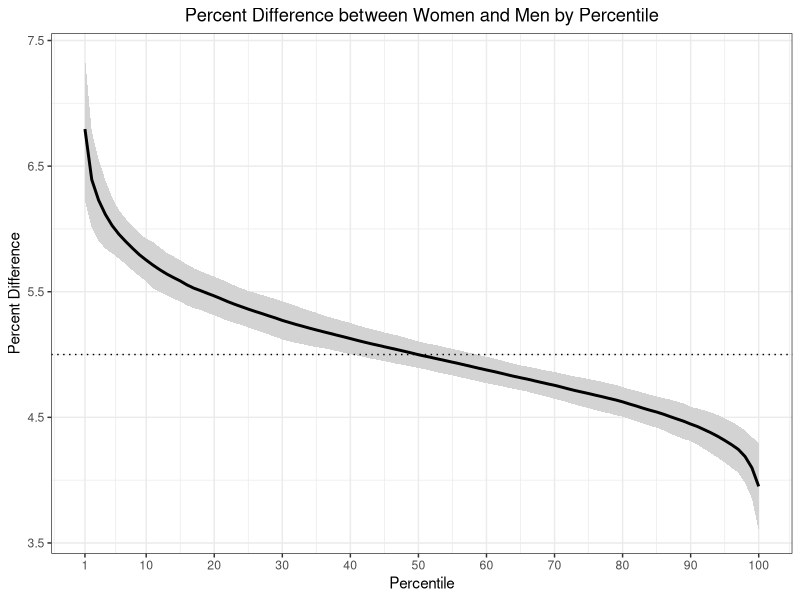
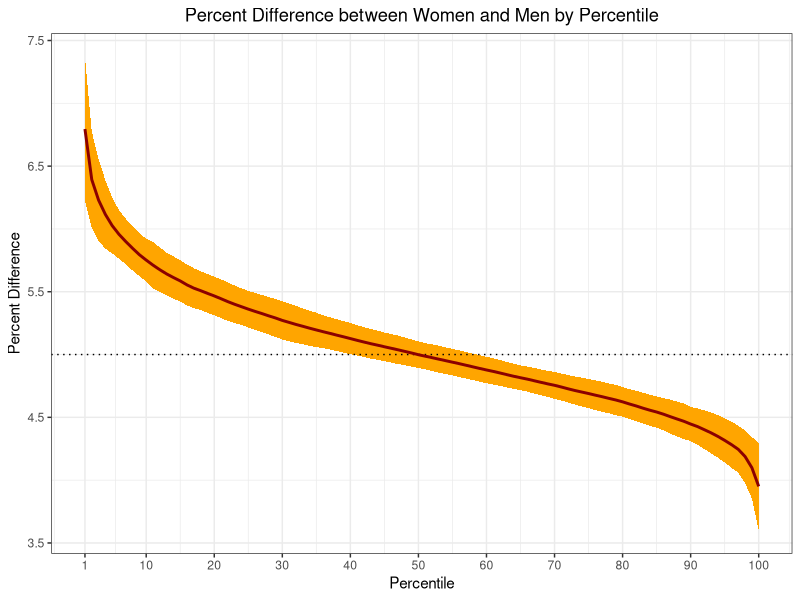

These charts were generated, in order, by the following R code: (Note: this script raises an error after producing the figures.)
# This script runs simulations for the gender and competitiveness project

# Loading libraries

library(ggplot2)
library(dplyr)

# A simulation for the paper using percentiles

binner <- function (veccy) {
  
  outvec <- c()
  
  for (i in 1:100) {
    
    outvec <- c(outvec, mean(veccy[(1000*(i-1)+1):(i*1000)]))
    
  }
  
  return(outvec)
  
}

set.seed(42069)

f.data <- c()
m.data <- c()
sim.data <- c()

for (it in 1:100) {
  
  print(it)
  
  DM <- rnorm(100000, mean = 100, sd = 10)
  DF <- rnorm(100000, mean = 105, sd = 10)
  
  sorted.dm <- sort(DM, decreasing = FALSE)
  sorted.df <- sort(DF, decreasing = FALSE)
  
  f.data <- c(f.data, DF)
  m.data <- c(m.data, DM)
  
  pct.sorted.df <- binner(sorted.df)
  pct.sorted.dm <- binner(sorted.dm)
  
  pct.diff <- 100*(pct.sorted.df - pct.sorted.dm) / pct.sorted.dm
  sim.data <- cbind(sim.data, pct.diff)
  
}

plot.df <- as.data.frame(cbind(1:100, rowMeans(sim.data), apply(sim.data, 1, sd)))
names(plot.df) <- c('X', 'Mean', 'SD')

ggplot(data = plot.df, aes(x = X, y = Mean)) +
  theme_bw() +
  ggtitle('Percent Difference between Women and Men by Percentile') +
  ylab('Percent Difference') +
  xlab('Percentile') +
  geom_ribbon(aes(ymin = Mean - 2*SD, ymax = Mean + 2*SD), fill = 'lightgray') +
  geom_hline(yintercept = 5, color = 'black', linetype = 3) +
  geom_line(aes(y = Mean), size = 1, alpha = 1, color = 'black') +
  theme(plot.title = element_text(hjust = 0.5)) +
  scale_x_continuous(breaks = c(1, seq(10, 100, 10)), labels = c(1, seq(10, 100, 10)))

ggplot(data = plot.df, aes(x = X, y = Mean)) +
  theme_bw() +
  ggtitle('Percent Difference between Women and Men by Percentile') +
  ylab('Percent Difference') +
  xlab('Percentile') +
  geom_ribbon(aes(ymin = Mean - 2*SD, ymax = Mean + 2*SD), fill = 'orange') +
  geom_hline(yintercept = 5, color = 'black', linetype = 3) +
  geom_line(aes(y = Mean), size = 1, alpha = 1, color = 'red4') +
  theme(plot.title = element_text(hjust = 0.5)) +
  scale_x_continuous(breaks = c(1, seq(10, 100, 10)), labels = c(1, seq(10, 100, 10)))

sim.df <- as.data.frame(c(f.data, m.data))
sim.df$Gender <- c(rep('F', length(f.data)), rep('M', length(m.data)))
names(sim.df) <- c('Values', 'Gender')

ggplot(data = sim.df, aes(Values, fill = Gender)) +
  theme_bw() +
  geom_density(alpha = 0.2) +
  labs(title = 'Comparison of Simulated Values by Gender', x = 'Simualted Value', y = 'Frequency') +
  theme(plot.title = element_text(hjust = 0.5)) +
  scale_fill_manual(values = c('F' = 'orange', 'M' = 'red4')) +
  geom_vline(xintercept = mean(sim.df[which(sim.df$Gender == 'F'),]$Values), linetype = 3, color = 'black') +
  geom_vline(xintercept = mean(sim.df[which(sim.df$Gender == 'M'),]$Values), linetype = 3, color = 'black') +
  #scale_x_continuous(breaks = seq(40, 160, 20), labels = seq(40, 160, 20))
  scale_x_continuous(breaks = c(40, 60, 80, 100, 105, 120, 140, 160), labels = c(40, 60, 80, 100, 105, 120, 140, 160))

# A simulation for the paper using place with a basic sampling component

f.data2 <- c()
m.data2 <- c()
sim.data2 <- c()

for (it in 1:100) {
  
  print(it)
  
  DM2 <- rnorm(100000, mean = 100, sd = 10)
  DF2 <- rnorm(100000, mean = 105, sd = 10)
  
  DMX2 <- sample(DM2, 100)
  DFX2 <- sample(DF2, 100)
  
  sorted.dm2 <- sort(DMX2, decreasing = FALSE)
  sorted.df2 <- sort(DFX2, decreasing = FALSE)
  
  f.data2 <- c(f.data2, DFX2)
  m.data2 <- c(m.data2, DMX2)
  
  pct.diff <- 100*(sorted.df2 - sorted.dm2) / sorted.dm2
  sim.data2 <- cbind(sim.data2, pct.diff)
  
}

plot.df2 <- as.data.frame(cbind(1:100, rowMeans(sim.data2), apply(sim.data2, 1, sd)))
names(plot.df2) <- c('X', 'Mean', 'SD')

ggplot(data = plot.df2, aes(x = X, y = Mean)) +
  theme_bw() +
  ggtitle('Percent Difference between Women and Men by Percentile') +
  ylab('Percent Difference') +
  xlab('Percentile') +
  geom_ribbon(aes(ymin = Mean - 2*SD, ymax = Mean + 2*SD), fill = 'lightgray') +
  geom_hline(yintercept = 5, color = 'black', linetype = 3) +
  geom_line(aes(y = Mean), size = 1, alpha = 1, color = 'black') +
  theme(plot.title = element_text(hjust = 0.5)) +
  scale_color_manual(name = 'Sample Ratio', breaks = c('1', '2', '3', '4', '5', '10'),
                     values = c('1' = 'red', '2' = 'orange', '3' = 'yellow', '4' = 'green', '5' = 'blue', '10' = 'purple')) +
  scale_x_continuous(breaks = c(1, seq(10, 100, 10)), labels = c(1, seq(10, 100, 10)))

ggplot(data = plot.df2, aes(x = X, y = Mean)) +
  theme_bw() +
  ggtitle('Percent Difference between Women and Men by Percentile') +
  ylab('Percent Difference') +
  xlab('Percentile') +
  geom_ribbon(aes(ymin = Mean - 2*SD, ymax = Mean + 2*SD), fill = 'orange') +
  geom_hline(yintercept = 5, color = 'black', linetype = 3) +
  geom_line(aes(y = Mean), size = 1, alpha = 1, color = 'red4') +
  theme(plot.title = element_text(hjust = 0.5)) +
  scale_color_manual(name = 'Sample Ratio', breaks = c('1', '2', '3', '4', '5', '10'),
                     values = c('1' = 'red', '2' = 'orange', '3' = 'yellow', '4' = 'green', '5' = 'blue', '10' = 'purple')) +
  scale_x_continuous(breaks = c(1, seq(10, 100, 10)), labels = c(1, seq(10, 100, 10)))

sim.df2 <- as.data.frame(c(f.data2, m.data2))
sim.df2$Gender <- c(rep('F', length(f.data2)), rep('M', length(m.data2)))
names(sim.df2) <- c('Values', 'Gender')

ggplot(data = sim.df2, aes(Values, fill = Gender)) +
  theme_bw() +
  geom_density(alpha = 0.2) +
  labs(title = 'Comparison of Simulated Values by Gender', x = 'Simualted Value', y = 'Frequency') +
  theme(plot.title = element_text(hjust = 0.5)) +
  scale_fill_manual(values = c('F' = 'orange', 'M' = 'red4')) +
  geom_vline(xintercept = mean(sim.df[which(sim.df$Gender == 'F'),]$Values), linetype = 3, color = 'black') +
  geom_vline(xintercept = mean(sim.df[which(sim.df$Gender == 'M'),]$Values), linetype = 3, color = 'black') +
  #scale_x_continuous(breaks = seq(40, 160, 20), labels = seq(40, 160, 20))
  scale_x_continuous(breaks = c(40, 60, 80, 100, 105, 120, 140, 160), labels = c(40, 60, 80, 100, 105, 120, 140, 160))

# A simulation for the paper using place with a more accurate sampling component

f.data3 <- c()
f.data3.2 <- c()
f.data3.5 <- c()
f.data3.10 <- c()
f.data3.20 <- c()

m.data3 <- c()

sim.data3 <- c()
sim.data3.2 <- c()
sim.data3.5 <- c()
sim.data3.10 <- c()
sim.data3.20 <- c()

for (it in 1:1000) {
  
  print(it)
  
  DM3 <- rnorm(10000, mean = 100, sd = 10)
  DF3 <- rnorm(10000, mean = 105, sd = 10)
  
  DM3 <- sort(DM3, decreasing = FALSE)
  DF3 <- sort(DF3, decreasing = FALSE)
  
  DMX3 <- DM3[1:500]
  DFX3.2 <- sample(DF3[1:1000], 500)
  DFX3.5 <- sample(DF3[1:2500], 500)
  DFX3.10 <- sample(DF3[1:5000], 500)
  DFX3.20 <- sample(DF3[1:10000], 500)
  DFX3 <- DF3[1:500]
  
  sorted.dm3 <- sort(DMX3, decreasing = FALSE)
  sorted.df3 <- sort(DFX3, decreasing = FALSE)
  sorted.df3.2 <- sort(DFX3.2, decreasing = FALSE)
  sorted.df3.5 <- sort(DFX3.5, decreasing = FALSE)
  sorted.df3.10 <- sort(DFX3.10, decreasing = FALSE)
  sorted.df3.20 <- sort(DFX3.20, decreasing = FALSE)
  
  f.data3 <- c(f.data3, DFX3)
  f.data3.2 <- c(f.data3.2, DFX3.2)
  f.data3.5 <- c(f.data3.5, DFX3.5)
  f.data3.10 <- c(f.data3.10, DFX3.10)
  f.data3.20 <- c(f.data3.20, DFX3.20)
  m.data3 <- c(m.data3, DMX3)
  
  pct.diff <- 100*(sorted.df3 - sorted.dm3) / sorted.dm3
  pct.diff.2 <- 100*(sorted.df3.2 - sorted.dm3) / sorted.dm3
  pct.diff.5 <- 100*(sorted.df3.5 - sorted.dm3) / sorted.dm3
  pct.diff.10 <- 100*(sorted.df3.10 - sorted.dm3) / sorted.dm3
  pct.diff.20 <- 100*(sorted.df3.20 - sorted.dm3) / sorted.dm3
  
  sim.data3 <- cbind(sim.data3, pct.diff)
  sim.data3.2 <- cbind(sim.data3.2, pct.diff.2)
  sim.data3.5 <- cbind(sim.data3.5, pct.diff.5)
  sim.data3.10 <- cbind(sim.data3.10, pct.diff.10)
  sim.data3.20 <- cbind(sim.data3.20, pct.diff.20)
  
}

plot.df3 <- as.data.frame(cbind(1:500, rowMeans(sim.data3), apply(sim.data3, 1, sd)))
plot.df3.2 <- as.data.frame(cbind(1:500, rowMeans(sim.data3.2), apply(sim.data3.2, 1, sd)))
plot.df3.5 <- as.data.frame(cbind(1:500, rowMeans(sim.data3.5), apply(sim.data3.5, 1, sd)))
plot.df3.10 <- as.data.frame(cbind(1:500, rowMeans(sim.data3.10), apply(sim.data3.10, 1, sd)))
plot.df3.20 <- as.data.frame(cbind(1:500, rowMeans(sim.data3.20), apply(sim.data3.20, 1, sd)))

names(plot.df3) <- c('X', 'Mean', 'SD')
names(plot.df3.2) <- c('X', 'Mean', 'SD')
names(plot.df3.5) <- c('X', 'Mean', 'SD')
names(plot.df3.10) <- c('X', 'Mean', 'SD')
names(plot.df3.20) <- c('X', 'Mean', 'SD')

combo.df <- as.data.frame(cbind(plot.df3$X, plot.df3$Mean, plot.df3.2$Mean, plot.df3.5$Mean, plot.df3.10$Mean, plot.df3.20$Mean, plot.df3$SD, plot.df3.2$SD, plot.df3.5$SD, plot.df3.10$SD, plot.df3.20$SD))
colnames(combo.df) <- c('X', 'R1', 'R2', 'R5', 'R10', 'R20', 'SD1', 'SD2', 'SD5', 'SD10', 'SD20')

ggplot(data = combo.df, aes(x = X, y = R2)) +
  theme_bw() +
  ggtitle('Percent Difference between Women and Men by Place') +
  ylab('Percent Difference') +
  xlab('Place') +
  geom_hline(yintercept = 5, color = 'black', linetype = 1) +
  geom_line(aes(y = R1, col = '1'), size = 1, alpha = 0.1) +
  geom_line(aes(y = R2, col = '2'), size = 1, alpha = 0.1) +
  geom_line(aes(y = R5, col = '5'), size = 1, alpha = 0.1) +
  geom_line(aes(y = R10, col = '10'), size = 1, alpha = 0.1) +
  geom_line(aes(y = R20, col = '20'), size = 1, alpha = 0.1) +
  geom_ribbon(aes(ymin = R1 - 2*SD1, ymax = R1 + 2*SD1), size = 1, alpha = .333, fill = 'red4') +
  geom_ribbon(aes(ymin = R2 - 2*SD2, ymax = R2 + 2*SD2), size = 1, alpha = .333, fill = 'orange') +
  geom_ribbon(aes(ymin = R5 - 2*SD5, ymax = R5 + 2*SD5), size = 1, alpha = .333, fill = 'green') +
  geom_ribbon(aes(ymin = R10 - 2*SD10, ymax = R10 + 2*SD10), size = 1, alpha = .333, fill = 'blue') +
  geom_ribbon(aes(ymin = R20 - 2*SD20, ymax = R20 + 2*SD20), size = 1, alpha = .333, fill = 'purple') +
  theme(plot.title = element_text(hjust = 0.5)) +
  scale_color_manual(name = 'Sample Ratio', breaks = c('1', '2', '5', '10', '20'),
                     values = c('1' = 'red4', '2' = 'orange', '5' = 'green', '10' = 'blue', '20' = 'purple')) +
  scale_x_continuous(breaks = c(1, seq(50, 500, 50)), labels = c(1, seq(50, 500, 50)))

# A simulation for the paper using place with a gendered sampling component

sim.data4 <- c()
sim.data4.2 <- c()
sim.data4.3 <- c()
sim.data4.4 <- c()
sim.data4.5 <- c()
sim.data4.10 <- c()
sim.data4.20 <- c()
sim.data4.100 <- c()

for (it in 1:100) {
  
  print(it)
  
  DM4 <- rnorm(100000, mean = 100, sd = 10)
  DF4 <- rnorm(100000, mean = 105, sd = 10)
  
  DM4 <- sort(DM4, decreasing = FALSE)
  DF4 <- sort(DF4, decreasing = FALSE)
  
  pct.diff <- 100*(DF4[1:1000] - DM4[1:1000]) / DM4[1:1000]
  pct.diff.2 <- 100*(DF4[seq(2,2000,2)] - DM4[1:1000]) / DM4[1:1000]
  pct.diff.3 <- 100*(DF4[seq(3,3000,3)] - DM4[1:1000]) / DM4[1:1000]
  pct.diff.4 <- 100*(DF4[seq(4,4000,4)] - DM4[1:1000]) / DM4[1:1000]
  pct.diff.5 <- 100*(DF4[seq(5,5000,5)] - DM4[1:1000]) / DM4[1:1000]
  pct.diff.10 <- 100*(DF4[seq(10,10000,10)] - DM4[1:1000]) / DM4[1:1000]
  pct.diff.20 <- 100*(DF4[seq(20,20000,20)] - DM4[1:1000]) / DM4[1:1000]
  pct.diff.100 <- 100*(DF4[seq(100,100000,100)] - DM4[1:1000]) / DM4[1:1000]
  
  sim.data4 <- cbind(sim.data4, pct.diff)
  sim.data4.2 <- cbind(sim.data4.2, pct.diff.2)
  sim.data4.3 <- cbind(sim.data4.3, pct.diff.3)
  sim.data4.4 <- cbind(sim.data4.4, pct.diff.4)
  sim.data4.5 <- cbind(sim.data4.5, pct.diff.5)
  sim.data4.10 <- cbind(sim.data4.10, pct.diff.10)
  sim.data4.20 <- cbind(sim.data4.20, pct.diff.20)
  sim.data4.100 <- cbind(sim.data4.100, pct.diff.100)
  
}

plot.df4 <- as.data.frame(cbind(1:1000, rowMeans(sim.data4), apply(sim.data4, 1, sd)))
plot.df4.2 <- as.data.frame(cbind(1:1000, rowMeans(sim.data4.2), apply(sim.data4.2, 1, sd)))
plot.df4.3 <- as.data.frame(cbind(1:1000, rowMeans(sim.data4.3), apply(sim.data4.3, 1, sd)))
plot.df4.4 <- as.data.frame(cbind(1:1000, rowMeans(sim.data4.4), apply(sim.data4.4, 1, sd)))
plot.df4.5 <- as.data.frame(cbind(1:1000, rowMeans(sim.data4.5), apply(sim.data4.5, 1, sd)))
plot.df4.10 <- as.data.frame(cbind(1:1000, rowMeans(sim.data4.10), apply(sim.data4.10, 1, sd)))
plot.df4.20 <- as.data.frame(cbind(1:1000, rowMeans(sim.data4.20), apply(sim.data4.20, 1, sd)))
plot.df4.100 <- as.data.frame(cbind(1:1000, rowMeans(sim.data4.100), apply(sim.data4.100, 1, sd)))

names(plot.df4) <- c('X', 'Mean', 'SD')
names(plot.df4.2) <- c('X', 'Mean', 'SD')
names(plot.df4.3) <- c('X', 'Mean', 'SD')
names(plot.df4.4) <- c('X', 'Mean', 'SD')
names(plot.df4.5) <- c('X', 'Mean', 'SD')
names(plot.df4.10) <- c('X', 'Mean', 'SD')
names(plot.df4.20) <- c('X', 'Mean', 'SD')
names(plot.df4.100) <- c('X', 'Mean', 'SD')

combo.df <- as.data.frame(cbind(plot.df4$X, plot.df4$Mean, plot.df4.2$Mean, plot.df4.3$Mean, plot.df4.4$Mean, plot.df4.5$Mean, plot.df4.10$Mean, plot.df4.20$Mean, plot.df4.100$Mean, plot.df4$SD, plot.df4.2$SD, plot.df4.3$SD, plot.df4.4$SD, plot.df4.5$SD, plot.df4.10$SD, plot.df4.20$SD, plot.df4.100$SD))
colnames(combo.df) <- c('X', 'R1', 'R2', 'R3', 'R4', 'R5', 'R10', 'R20', 'R100', 'SD1', 'SD2', 'SD3', 'SD4', 'SD5', 'SD10', 'SD20', 'SD100')

ggplot(data = combo.df, aes(x = X, y = R1)) +
  theme_bw() +
  ggtitle('Percent Difference between Women and Men by Place') +
  ylab('Percent Difference') +
  xlab('Place') +
  geom_hline(yintercept = 5, color = 'black', linetype = 1) +
  geom_line(aes(y = R1, col = '1'), size = 1, alpha = 0.1) +
  geom_line(aes(y = R2, col = '2'), size = 1, alpha = 0.1) +
  geom_line(aes(y = R3, col = '3'), size = 1, alpha = 0.1) +
  geom_line(aes(y = R4, col = '4'), size = 1, alpha = 0.1) +
  geom_line(aes(y = R5, col = '5'), size = 1, alpha = 0.1) +
  geom_line(aes(y = R10, col = '10'), size = 1, alpha = 0.1) +
  geom_line(aes(y = R20, col = '20'), size = 1, alpha = 0.1) +
  geom_line(aes(y = R100, col = '100'), size = 1, alpha = 0.1) +
  geom_ribbon(aes(ymin = R1 - 2*SD1, ymax = R1 + 2*SD1), size = 1, alpha = .333, fill = 'red4') +
  geom_ribbon(aes(ymin = R2 - 2*SD2, ymax = R2 + 2*SD2), size = 1, alpha = .333, fill = 'orange') +
  geom_ribbon(aes(ymin = R3 - 2*SD3, ymax = R3 + 2*SD3), size = 1, alpha = .333, fill = 'yellow') +
  geom_ribbon(aes(ymin = R4 - 2*SD4, ymax = R4 + 2*SD4), size = 1, alpha = .333, fill = 'green') +
  geom_ribbon(aes(ymin = R5 - 2*SD5, ymax = R5 + 2*SD5), size = 1, alpha = .333, fill = 'blue') +
  geom_ribbon(aes(ymin = R10 - 2*SD10, ymax = R10 + 2*SD10), size = 1, alpha = .333, fill = 'purple') +
  geom_ribbon(aes(ymin = R20 - 2*SD20, ymax = R20 + 2*SD20), size = 1, alpha = .333, fill = 'violet') +
  geom_ribbon(aes(ymin = R100 - 2*SD100, ymax = R100 + 2*SD100), size = 1, alpha = .333, fill = 'brown4') +
  theme(plot.title = element_text(hjust = 0.5)) +
  scale_color_manual(name = 'Sample Ratio', breaks = c('1', '2', '3', '4', '5', '10', '20', '100'),
                     values = c('1' = 'red4', '2' = 'orange', '3' = 'yellow', '4' = 'green', '5' = 'blue', '10' = 'purple', '20' = 'violet', '100' = 'brown4')) +
  scale_x_continuous(breaks = c(1, seq(100, 1000, 100)), labels = c(1, seq(100, 1000, 100)))

